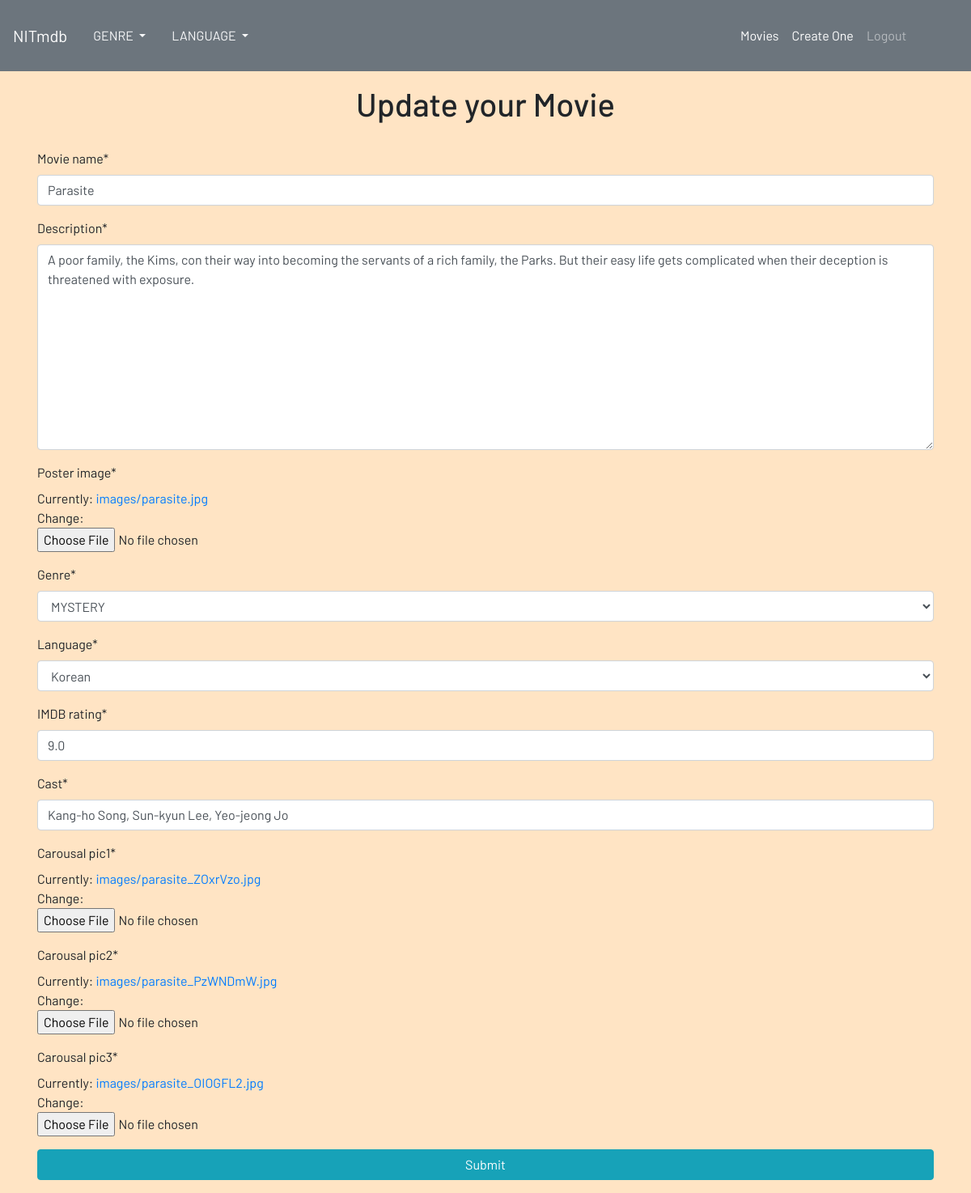
Screenshot of /movie/18/update/ (signed in) with the database file from the repository.
### movie/models.py (models this page shows, shortened)
class Movie(models.Model):
    GENRE = (
        ('ACTION', 'ACTION'),
        ('DRAMA', 'DRAMA'),
        ('CRIME', 'CRIME'),
        ('COMEDY', 'COMEDY'),
        ('ROMANCE', 'ROMANCE'),
        ('MYSTERY', 'MYSTERY'),
    )
    LANGUAGE = (
        ('EN', 'English'),
        ('HN', 'Hindi'),
        ('FR', 'French'),
        ('CH', 'Chineese'),
        ('KO', 'Korean'),
    )
    movie_name = models.CharField(max_length=200, null=True)
    description = models.TextField(max_length=500, null=True)
    poster_image = models.ImageField(default='images/default.jpg', upload_to='images')
    genre = models.CharField(choices=GENRE, max_length=7, null=True)
    language = models.CharField(choices=LANGUAGE, max_length=7, null=True)
    release_date = models.DateTimeField(default=timezone.now)
    IMDB_rating = models.FloatField(default=0,)
    director = models.ForeignKey(User, on_delete=models.CASCADE, null=True)
    cast = models.CharField(max_length=100, null=True)
    carousal_pic1 = models.ImageField(
        default='default.jpg', upload_to='images')
    carousal_pic2 = models.ImageField(
        default='default.jpg', upload_to='images')
    carousal_pic3 = models.ImageField(
        default='default.jpg', upload_to='images')

### movie/views.py (the view, shortened to what this page needs)
# urls.py: path('<int:pk>/update/', views.MovieUpdateView.as_view(), name='movie_update'),
class MovieUpdateView(LoginRequiredMixin, UserPassesTestMixin, UpdateView):
    model = Movie
    fields = ['movie_name', 'description', 'poster_image', 'genre', 'language',
              'IMDB_rating', 'cast', 'carousal_pic1', 'carousal_pic2', 'carousal_pic3']
    def test_func(self):
        movie = self.get_object()
        if self.request.user == movie.director:
            return True
        return False

### movie/templates/movie/movie_form.html (shortened to what this page needs)
{% extends "movie/base.html" %}
{% load crispy_forms_tags %}
{% block content %}
	<div class="container p-3">
		<center>
			{% if form.instance.pk is not None %}
				<h1>Update your Movie</h1>
			{% else %}
				<h1>Create your own Movie</h1>
			{% endif %}
		</center>
		<br>
		<form method="post" accept-charset="utf-8">
			{{form|crispy}}
			<input type="submit" name="create_movie" class="btn btn-info" style="width:100%">
		</form>
	</div>
{% endblock content %}

### static/css/main.css (style rules this page uses)
html,body { margin:0; padding:0; height:100%; width: 100%; background-color: bisque; }
* { box-sizing: border-box; }
a { text-decoration: none; color:white; }

### movie/templates/movie/base.html (style rules this page uses)
body { background-color:bisque; font-family: 'Barlow', sans-serif; }

### rows the page displays
Movie: movie_name "Parasite", description "A poor family, the Kims, con their way into becoming the servants of a rich family, the Parks. But their easy life gets complicated when their deception is threatened with exposure.", genre "MYSTERY", language "Korean", IMDB_rating "9.0", cast "Kang-ho Song, Sun-kyun Lee, Yeo-jeong Jo"
